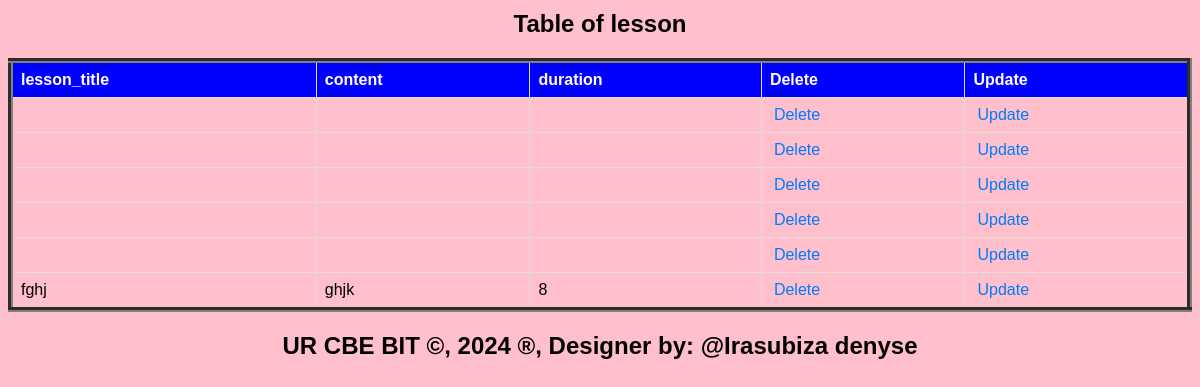
The app's page /lesson.php with its own data.
### tables this page shows
CREATE TABLE `lesson` (
  `lesson_title` varchar(70) DEFAULT NULL,
  `content` varchar(50) DEFAULT NULL,
  `duration` int(11) DEFAULT NULL
);

### lesson.php (the view, shortened to what this page needs)
<?php
include('database_connection.php');
$connection = new mysqli($host, $user, $pass, $database);
$sql = "SELECT * FROM lesson";
$result = $connection->query($sql);
?>
<!DOCTYPE html>
<html>
<head>
</head>
<body>
    <center><h2>Table of lesson</h2></center>
    <table border="5">
        <tr>
            <th>lesson_title</th>
            <th>content</th>
            <th>duration</th>
            <th>Delete</th>
            <th>Update</th>
        </tr>
        <?php
        if ($result->num_rows > 0) {
            while ($row = $result->fetch_assoc()) {
                $lesson_title = $row['lesson_title'];
                echo "<tr>
                    <td>" . $row['lesson_title'] . "</td>
                    <td>" . $row['content'] . "</td>
                    <td>" . $row['duration'] . "</td>
                    <td><a style='padding:4px' href='delete_lesson.php?lesson_title=$lesson_title'>Delete</a></td>
                    <td><a style='padding:4px' href='update_lesson.php?lesson_title=$lesson_title'>Update</a></td>
                </tr>";
            }
        } else {
            echo "<tr><td colspan='6'>No data found</td></tr>";
        }
        ?>
    </table>
    <footer>
        <center>
            <b><h2>UR CBE BIT &copy, 2024 &reg;, Designer by: @Irasubiza denyse</h2></b>
        </center>
    </footer>
</body>
</html>

### lesson.php (style rules this page uses)
body { background-color: pink; font-family: Arial, sans-serif; }
table { width: 100%; border-collapse: collapse; margin: 20px 0; }
th, td { border: 1px solid #ddd; padding: 8px; text-align: left; }
th { background-color: blue; color: white; }
tr:nth-child(even) { background-color: pink; }
a { text-decoration: none; color: #007bff; padding: 4px; }
footer { text-align: center; margin-top: 20px; }
h2 { margin: 10px 0; }

### records on screen
lesson: lesson_title "fghj", content "ghjk", duration "8"
